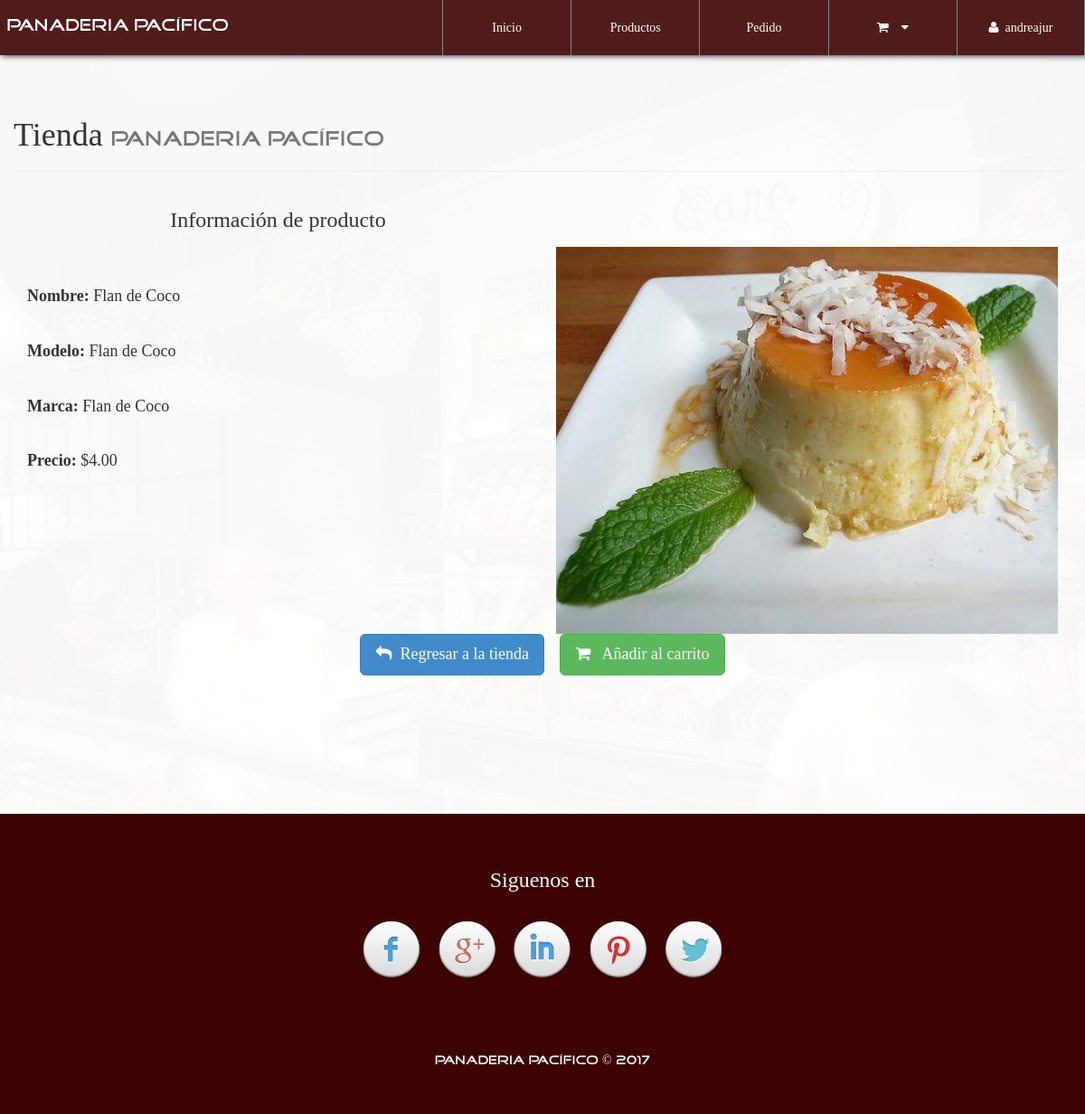
The app's page /infoProd.php?CodigoProd=P1 (signed in) with its own data.
### tables this page shows
CREATE TABLE `producto` (
  `CodigoProd` varchar(30) NOT NULL,
  `NombreProd` varchar(30) NOT NULL,
  `CodigoCat` varchar(30) NOT NULL,
  `Precio` decimal(30,2) NOT NULL,
  `Modelo` varchar(30) NOT NULL,
  `Marca` varchar(30) NOT NULL,
  `Stock` int(20) NOT NULL,
  `NITProveedor` varchar(30) NOT NULL,
  `Imagen` varchar(150) NOT NULL,
  `Nombre` varchar(30) NOT NULL
);

### library/consulSQL.php (called while the page is built, shortened)
<?php
class ejecutarSQL {
    public static function conectar(){
        if(!$con=  mysql_connect(SERVER,USER,PASS)){
            die("Error en el servidor, verifique sus datos");
        }
        return $con;
    }
    public static function consultar($query) {
        if (!$consul = mysql_query($query, ejecutarSQL::conectar())) {
            die(mysql_error().'Error en la consulta SQL ejecutada');
        }
        return $consul;
    }
}

### infoProd.php (the view, shortened to what this page needs)
<?php
include './library/consulSQL.php';
?>
<!DOCTYPE html>
<html lang="es">
<head>
    <?php include './inc/link.php'; ?>
</head>
<body id="container-page-product">
    <?php include './inc/navbar.php'; ?>
    <section id="infoproduct">
        <div class="container">
            <div class="row">
                <div class="page-header">
                    <h1>Tienda <small class="tittles-pages-logo">Panaderia Pacífico</small></h1>
                </div>
                <?php
                    $CodigoProducto=$_GET['CodigoProd'];
                    $productoinfo=  ejecutarSQL::consultar("select * from producto where CodigoProd='".$CodigoProducto."'");
                    while($fila=mysql_fetch_array($productoinfo)){
                        echo '
                            <div class="col-xs-12 col-sm-6">
                                <h3 class="text-center">Información de producto</h3>
                                <br><br>
                                <h4><strong>Nombre: </strong>'.$fila['NombreProd'].'</h4><br>
                                <h4><strong>Modelo: </strong>'.$fila['Modelo'].'</h4><br>
                                <h4><strong>Marca: </strong>'.$fila['Marca'].'</h4><br>
                                <h4><strong>Precio: </strong>$'.$fila['Precio'].'</h4>
                            </div>
                            <div class="col-xs-12 col-sm-6">
                                <br><br><br>
                                <img class="img-responsive" src="assets/img-products/'.$fila['Imagen'].'">
                            </div>
                            <br><br><br>
                            <div class="col-xs-12 text-center">
                                <a href="product.php" class="btn btn-lg btn-primary"><i class="fa fa-mail-reply"></i>&nbsp;&nbsp;Regresar a la tienda</a> &nbsp;&nbsp;&nbsp;
                                <button value="'.$fila['CodigoProd'].'" class="btn btn-lg btn-success botonCarrito"><i class="fa fa-shopping-cart"></i>&nbsp;&nbsp; Añadir al carrito</button>
                            </div>
                        ';
                    }
                ?>
            </div>
        </div>
    </section>
    <?php include './inc/footer.php'; ?>
</body>
</html>

### css/style.css (style rules this page uses)
body { font-family: "FontFamilySPro"; line-height: 1.5; font-size: 1.4em; width: 100%; height: 100%; margin: 0px; padding: 0px; background-position: center center; background-repeat: no-repeat; background-attachment: fixed; background-size: cover; background-color: #fff; }
section { width: 100%; margin: 0px; padding: 90px 0px; }
.tittles-pages-logo { font-family: "FontFamilyLogo"; }
#container-page-product { background-image: url(../assets/img/font-index.JPG); }
#store, #infoproduct, #container-pedido { background-color: rgba(255,255,255,.97); min-height: 900px; }

### records on screen
producto: NombreProd "Flan de Coco", Modelo "Flan de Coco", Marca "Flan de Coco", Precio "4.00", Imagen (picture)

### other values on screen
$_SESSION['nombreUser'] "andreajur"
